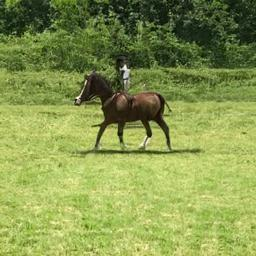
#> input picture assets/mosaic/filler_images/20200420 202959_horse.jpg, 256 x 256 px
$ python -i pencil_sketch.py   (imports and definitions only)
#> lines starting #> are read from the running program, lines starting #| are printed output that depends on the picture
import cv2
import numpy as np
from PIL import Image

def apply_pencil_sketch_effect(image_input, size=800):
    """
    Applies pencil sketch (black & white and color) effects to an image.

    Args:
        image_input (PIL.Image.Image or np.ndarray): Input image.
        size (int): Target width (height auto-adjusted to maintain aspect ratio).

    Returns:
        Tuple[PIL.Image.Image, PIL.Image.Image]: (Black & white sketch, color sketch)
    """
#> called with size = 800
    # Convert PIL to OpenCV if needed
    if isinstance(image_input, Image.Image):
        image = cv2.cvtColor(np.array(image_input), cv2.COLOR_RGB2BGR)
    elif isinstance(image_input, np.ndarray):
        image = image_input
    else:
        raise TypeError("Input must be a PIL.Image or numpy.ndarray")

    if image is None:
        raise ValueError("Invalid image input (None)")

    # Resize image maintaining aspect ratio
    height, width = image.shape[:2]
#> height = 256; width = 256
    new_height = int((size / width) * height)
#> new_height = 800
    resized_image = cv2.resize(image, (size, new_height))

    # Apply pencil sketch effect
    sketch_bw, sketch_color = cv2.pencilSketch(
        resized_image, sigma_s=60, sigma_r=0.07, shade_factor=0.05
    )
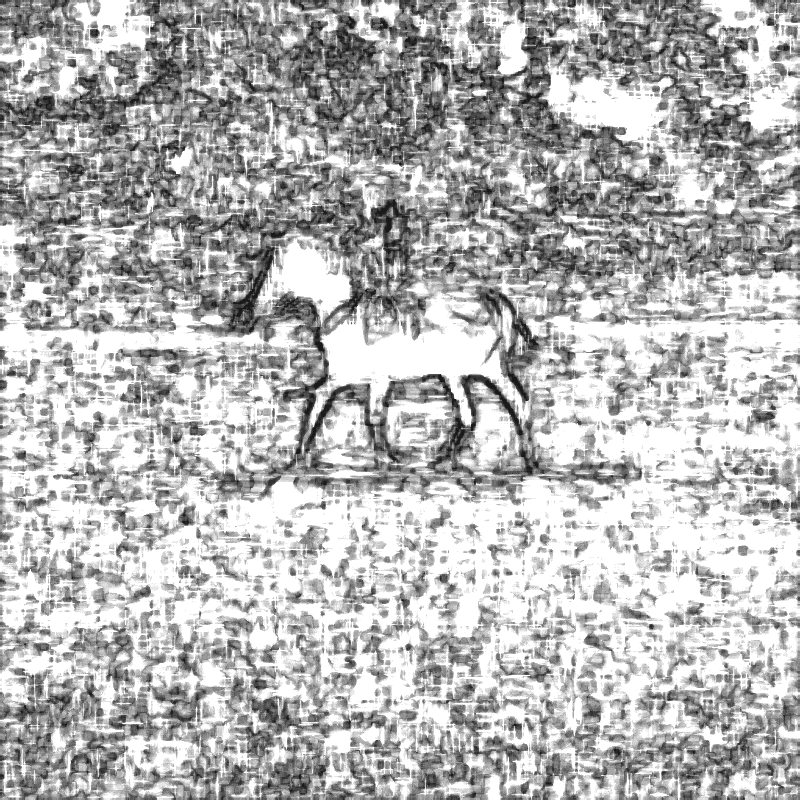
#> sketch_bw: shape (800, 800); min 26, max 255, mean 181.5
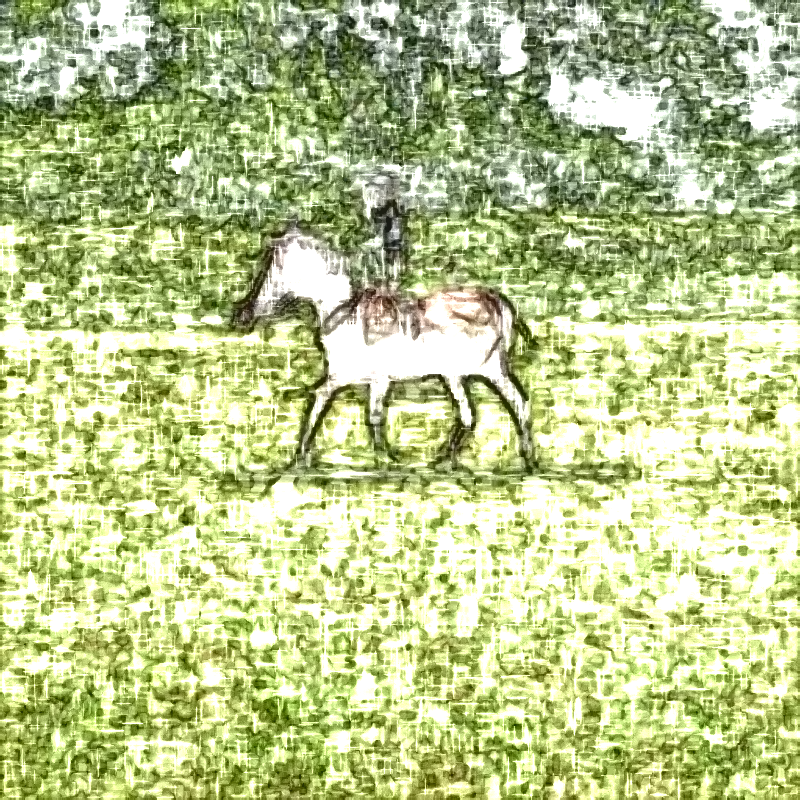
#> sketch_color: shape (800, 800, 3); mean R, G, B 185.9, 198.2, 140.8

    # Convert to RGB for PIL compatibility
    sketch_bw = cv2.cvtColor(sketch_bw, cv2.COLOR_GRAY2RGB)
#> sketch_bw: shape (800, 800, 3)
    sketch_color = cv2.cvtColor(sketch_color, cv2.COLOR_BGR2RGB)

    return Image.fromarray(sketch_bw), Image.fromarray(sketch_color)

>>> import cv2
>>> picture = cv2.cvtColor(cv2.imread('../assets/mosaic/filler_images/20200420 202959_horse.jpg'), cv2.COLOR_BGR2RGB)
>>> result = apply_pencil_sketch_effect(picture)

$ run again, on assets/mosaic/filler_images/20200420 204425_artwork.jpg
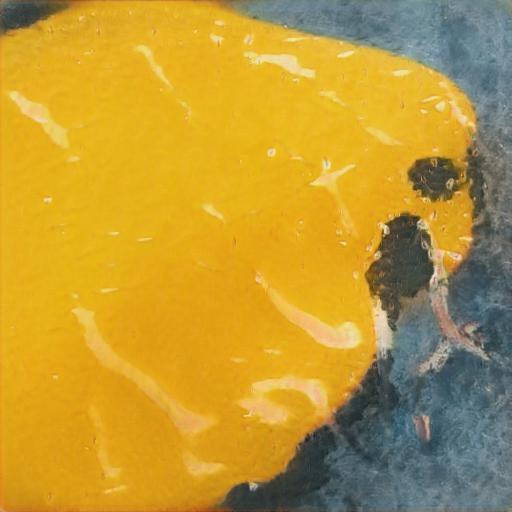
#> input picture assets/mosaic/filler_images/20200420 204425_artwork.jpg, 512 x 512 px
#> in apply_pencil_sketch_effect, `sketch_bw, sketch_color = cv2.pencilSketch( resized_image, sigma_s=60,..`:
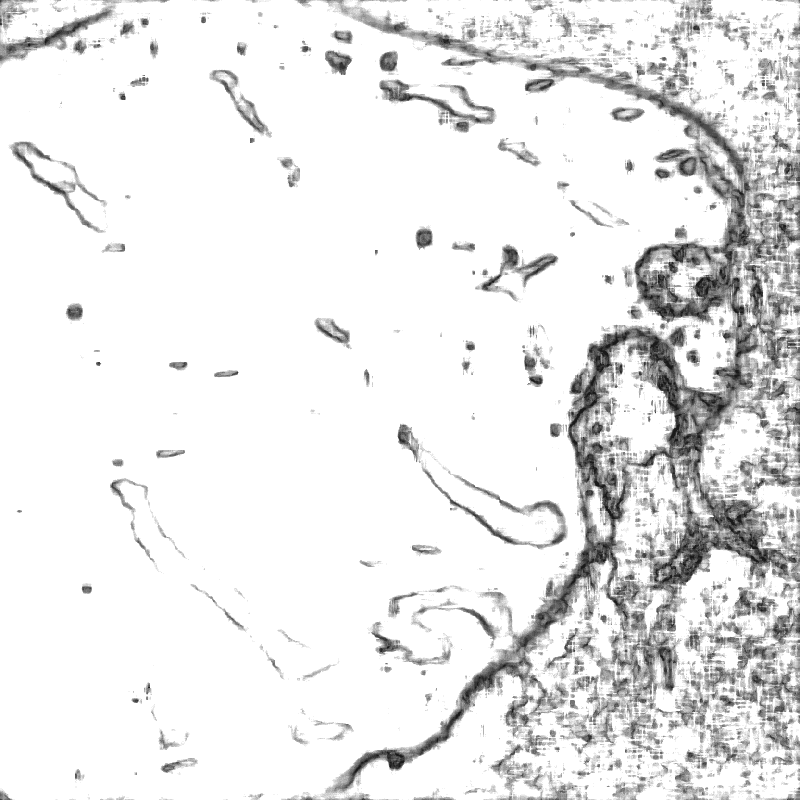
#> sketch_bw: shape (800, 800); min 26, max 255, mean 232.2
#> in apply_pencil_sketch_effect, `sketch_bw, sketch_color = cv2.pencilSketch( resized_image, sigma_s=60,..`:
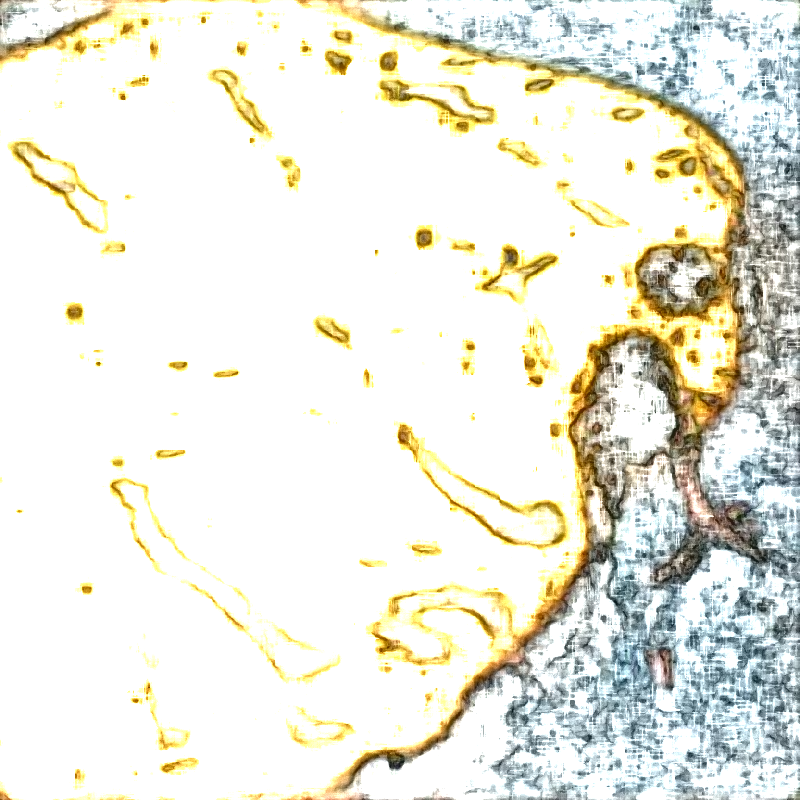
#> sketch_color: shape (800, 800, 3); mean R, G, B 235.1, 234.5, 223
